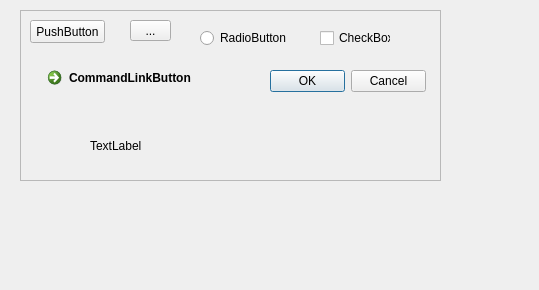
<?xml version="1.0" encoding="UTF-8"?>
<ui version="4.0">
 <class>Dialog</class>
 <widget class="QDialog" name="Dialog">
  <property name="geometry">
   <rect>
    <x>0</x>
    <y>0</y>
    <width>539</width>
    <height>290</height>
   </rect>
  </property>
  <property name="windowTitle">
   <string>Dialog</string>
  </property>
  <widget class="QFrame" name="frame">
   <property name="geometry">
    <rect>
     <x>20</x>
     <y>10</y>
     <width>421</width>
     <height>171</height>
    </rect>
   </property>
   <property name="frameShape">
    <enum>QFrame::StyledPanel</enum>
   </property>
   <property name="frameShadow">
    <enum>QFrame::Raised</enum>
   </property>
   <widget class="QPushButton" name="pushButton">
    <property name="geometry">
     <rect>
      <x>10</x>
      <y>10</y>
      <width>75</width>
      <height>23</height>
     </rect>
    </property>
    <property name="text">
     <string>PushButton</string>
    </property>
   </widget>
   <widget class="QToolButton" name="toolButton">
    <property name="geometry">
     <rect>
      <x>110</x>
      <y>10</y>
      <width>41</width>
      <height>21</height>
     </rect>
    </property>
    <property name="text">
     <string>...</string>
    </property>
   </widget>
   <widget class="QRadioButton" name="radioButton">
    <property name="geometry">
     <rect>
      <x>180</x>
      <y>20</y>
      <width>89</width>
      <height>16</height>
     </rect>
    </property>
    <property name="text">
     <string>RadioButton</string>
    </property>
   </widget>
   <widget class="QCheckBox" name="checkBox">
    <property name="geometry">
     <rect>
      <x>300</x>
      <y>20</y>
      <width>71</width>
      <height>16</height>
     </rect>
    </property>
    <property name="text">
     <string>CheckBox</string>
    </property>
   </widget>
   <widget class="QCommandLinkButton" name="commandLinkButton">
    <property name="geometry">
     <rect>
      <x>20</x>
      <y>50</y>
      <width>185</width>
      <height>41</height>
     </rect>
    </property>
    <property name="text">
     <string>CommandLinkButton</string>
    </property>
   </widget>
   <widget class="QDialogButtonBox" name="buttonBox">
    <property name="geometry">
     <rect>
      <x>250</x>
      <y>60</y>
      <width>156</width>
      <height>23</height>
     </rect>
    </property>
    <property name="standardButtons">
     <set>QDialogButtonBox::Cancel|QDialogButtonBox::Ok</set>
    </property>
   </widget>
   <widget class="QLabel" name="label">
    <property name="geometry">
     <rect>
      <x>70</x>
      <y>130</y>
      <width>54</width>
      <height>12</height>
     </rect>
    </property>
    <property name="text">
     <string>TextLabel</string>
    </property>
   </widget>
  </widget>
 </widget>
 <resources/>
 <connections/>
</ui>
